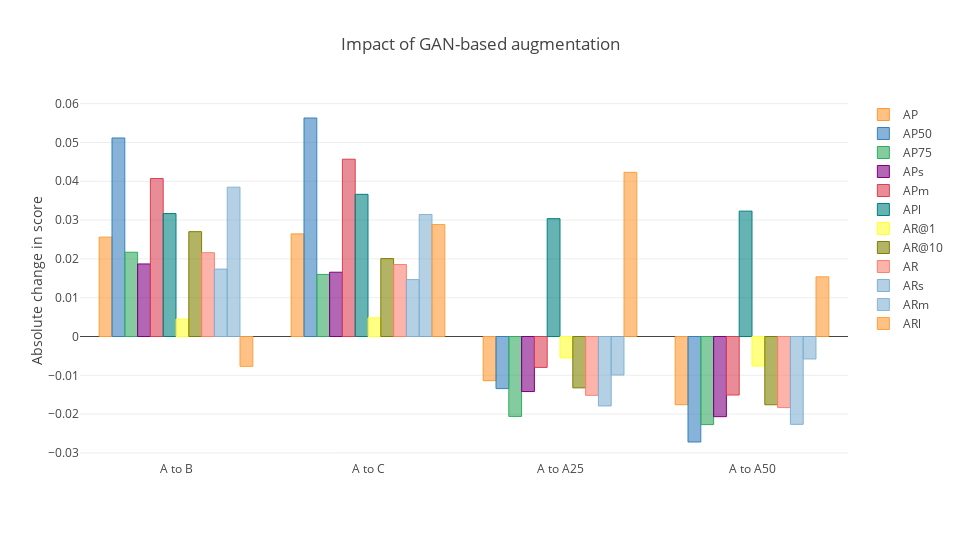

Write notebook code for a chart like this one.
### Code cell
cf.go_offline(connected = True)
config = {
    "modeBarButtonsToRemove": ["sendDataToCloud"],
    "displaylogo": False
}
layout = {
    "title": "Impact of GAN-based augmentation",
    "yaxis": {
        "title": "Absolute change in score"
    },
    "width": 960,
    "height": 540
}
fig = df_combined.iplot(kind = "bar", y = ["AP", "AP50", "AP75", "APs", "APm", "APl", "AR@1", "AR@10", "AR", "ARs", "ARm", "ARl"], layout = layout, asFigure = True)
py.offline.iplot(fig, show_link = False, config = config)

### Figure 1 — Plotly figure (JSON) as saved in the notebook; plotly's stock layout.template omitted (floating-point values rounded to 4 significant figures)
{"data": [{"marker": {"color": "rgba(255, 153, 51, 0.6)", "line": {"color": "rgba(255, 153, 51, 1.0)", "width": 1}}, "name": "AP", "orientation": "v", "text": "", "type": "bar", "uid": "4247de3b-f28e-49c1-a748-fa25984cdeb5", "x": ["A to B", "A to C", "A to A25", "A to A50"], "y": [0.02561, 0.02644, -0.01138, -0.01758]}, {"marker": {"color": "rgba(55, 128, 191, 0.6)", "line": {"color": "rgba(55, 128, 191, 1.0)", "width": 1}}, "name": "AP50", "orientation": "v", "text": "", "type": "bar", "uid": "7a53bec4-3ee3-48d7-8360-bd64cbcf0a87", "x": ["A to B", "A to C", "A to A25", "A to A50"], "y": [0.05116, 0.05631, -0.01342, -0.02718]}, {"marker": {"color": "rgba(50, 171, 96, 0.6)", "line": {"color": "rgba(50, 171, 96, 1.0)", "width": 1}}, "name": "AP75", "orientation": "v", "text": "", "type": "bar", "uid": "d39792e1-72d0-4f13-8fae-18ceddacb487", "x": ["A to B", "A to C", "A to A25", "A to A50"], "y": [0.02171, 0.016, -0.02059, -0.0227]}, {"marker": {"color": "rgba(128, 0, 128, 0.6)", "line": {"color": "rgba(128, 0, 128, 1.0)", "width": 1}}, "name": "APs", "orientation": "v", "text": "", "type": "bar", "uid": "58bb25da-52ed-44e4-b3db-9a8882e92a74", "x": ["A to B", "A to C", "A to A25", "A to A50"], "y": [0.0187, 0.01657, -0.01418, -0.02066]}, {"marker": {"color": "rgba(219, 64, 82, 0.6)", "line": {"color": "rgba(219, 64, 82, 1.0)", "width": 1}}, "name": "APm", "orientation": "v", "text": "", "type": "bar", "uid": "18d13528-df04-4e4d-aa7d-db24d340ab4b", "x": ["A to B", "A to C", "A to A25", "A to A50"], "y": [0.04071, 0.04569, -0.007965, -0.01508]}, {"marker": {"color": "rgba(0, 128, 128, 0.6)", "line": {"color": "rgba(0, 128, 128, 1.0)", "width": 1}}, "name": "APl", "orientation": "v", "text": "", "type": "bar", "uid": "5dc9632f-8ff2-4d0c-afd3-06cb8b258207", "x": ["A to B", "A to C", "A to A25", "A to A50"], "y": [0.03167, 0.03664, 0.03037, 0.03231]}, {"marker": {"color": "rgba(255, 255, 51, 0.6)", "line": {"color": "rgba(255, 255, 51, 1.0)", "width": 1}}, "name": "AR@1", "orientation": "v", "text": "", "type": "bar", "uid": "9c4247ea-d9fe-489e-b50f-4273712de988", "x": ["A to B", "A to C", "A to A25", "A to A50"], "y": [0.004472, 0.004807, -0.005507, -0.007606]}, {"marker": {"color": "rgba(128, 128, 0, 0.6)", "line": {"color": "rgba(128, 128, 0, 1.0)", "width": 1}}, "name": "AR@10", "orientation": "v", "text": "", "type": "bar", "uid": "cb0aa532-7d82-4556-a061-7d8061bef844", "x": ["A to B", "A to C", "A to A25", "A to A50"], "y": [0.02702, 0.02008, -0.01323, -0.01758]}, {"marker": {"color": "rgba(251, 128, 114, 0.6)", "line": {"color": "rgba(251, 128, 114, 1.0)", "width": 1}}, "name": "AR", "orientation": "v", "text": "", "type": "bar", "uid": "8bb8f08c-4d9a-439c-b586-0e032a15160a", "x": ["A to B", "A to C", "A to A25", "A to A50"], "y": [0.0216, 0.01856, -0.01515, -0.01831]}, {"marker": {"color": "rgba(128, 177, 211, 0.6)", "line": {"color": "rgba(128, 177, 211, 1.0)", "width": 1}}, "name": "ARs", "orientation": "v", "text": "", "type": "bar", "uid": "722b4510-228a-4423-812f-d3dc6c849f03", "x": ["A to B", "A to C", "A to A25", "A to A50"], "y": [0.01737, 0.01466, -0.01789, -0.02263]}, {"marker": {"color": "rgba(128, 177, 211, 0.6)", "line": {"color": "rgba(128, 177, 211, 0.8999999999999999)", "width": 1}}, "name": "ARm", "orientation": "v", "text": "", "type": "bar", "uid": "763e9624-2f4a-433b-ba8d-cd5696db3fc9", "x": ["A to B", "A to C", "A to A25", "A to A50"], "y": [0.03848, 0.03145, -0.009931, -0.005793]}, {"marker": {"color": "rgba(255, 153, 51, 0.6)", "line": {"color": "rgba(255, 153, 51, 0.8999999999999999)", "width": 1}}, "name": "ARl", "orientation": "v", "text": "", "type": "bar", "uid": "462ce0da-d58d-4765-934c-948ca11544b5", "x": ["A to B", "A to C", "A to A25", "A to A50"], "y": [-0.007692, 0.02885, 0.04231, 0.01538]}], "layout": {"height": 540, "title": {"text": "Impact of GAN-based augmentation"}, "width": 960, "yaxis": {"title": {"text": "Absolute change in score"}}}}
